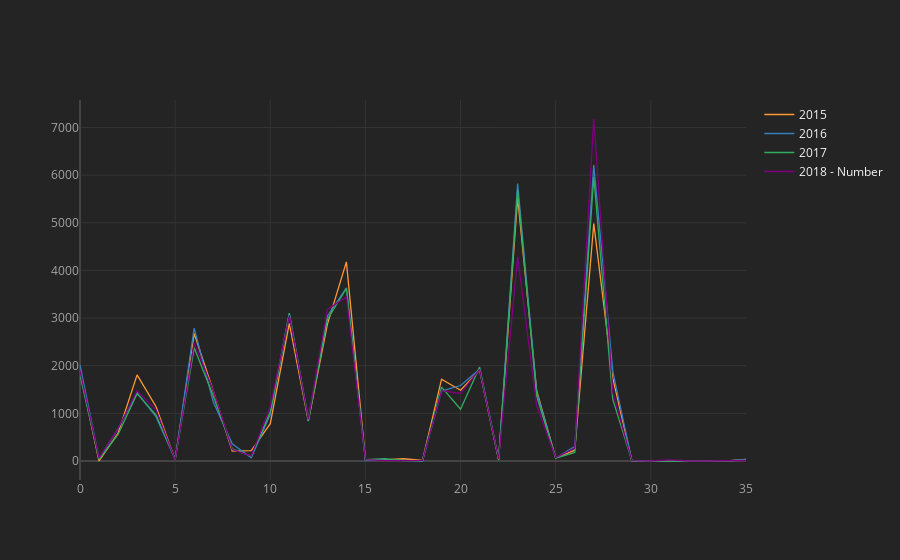

The code cell stored with this chart in its notebook:
### Code cell
df.drop("2018 - Rank",axis=1,inplace=True)
df[['2015','2016','2017','2018 - Number']].iplot()

### Figure 1 — Plotly figure (JSON) as saved in the notebook; plotly's stock layout.template omitted (floating-point values rounded to 4 significant figures)
{"data": [{"line": {"color": "rgba(255, 153, 51, 1.0)", "dash": "solid", "shape": "linear", "width": 1.3}, "mode": "lines", "name": "2015", "text": "", "type": "scatter", "x": [0, 1, 2, 3, 4, 5, 6, 7, 8, 9, 10, 11, 12, 13, 14, 15, 16, 17, 18, 19, 20, 21, 22, 23, 24, 25, 26, 27, 28, 29, 30, 31, 32, 33, 34, 35], "y": [1877, 0, 584, 1808, 1139, 23, 2675, 1475, 206, 217, 783, 2889, 841, 2868, 4179, 25, 21, 47, 11, 1718, 1484, 1908, 28, 5528, 1474, 64, 227, 4984, 1741, 5, 0, 0, 0, 0, 0, 34]}, {"line": {"color": "rgba(55, 128, 191, 1.0)", "dash": "solid", "shape": "linear", "width": 1.3}, "mode": "lines", "name": "2016", "text": "", "type": "scatter", "x": [0, 1, 2, 3, 4, 5, 6, 7, 8, 9, 10, 11, 12, 13, 14, 15, 16, 17, 18, 19, 20, 21, 22, 23, 24, 25, 26, 27, 28, 29, 30, 31, 32, 33, 34, 35], "y": [2017, 44, 681, 1436, 926, 35, 2788, 1243, 360, 70, 982, 3096, 885, 3040, 3636, 16, 22, 17, 0, 1467, 1584, 1928, 35, 5825, 1438, 61, 305, 6210, 1882, 1, 0, 0, 2, 0, 0, 35]}, {"line": {"color": "rgba(50, 171, 96, 1.0)", "dash": "solid", "shape": "linear", "width": 1.3}, "mode": "lines", "name": "2017", "text": "", "type": "scatter", "x": [0, 1, 2, 3, 4, 5, 6, 7, 8, 9, 10, 11, 12, 13, 14, 15, 16, 17, 18, 19, 20, 21, 22, 23, 24, 25, 26, 27, 28, 29, 30, 31, 32, 33, 34, 35], "y": [1812, 34, 557, 1414, 964, 45, 2376, 1369, 257, 102, 1035, 3102, 837, 2973, 3622, 29, 51, 15, 7, 1552, 1087, 1973, 27, 5691, 1357, 61, 179, 5962, 1294, 9, 0, 0, 0, 0, 0, 19]}, {"line": {"color": "rgba(128, 0, 128, 1.0)", "dash": "solid", "shape": "linear", "width": 1.3}, "mode": "lines", "name": "2018 - Number", "text": "", "type": "scatter", "x": [0, 1, 2, 3, 4, 5, 6, 7, 8, 9, 10, 11, 12, 13, 14, 15, 16, 17, 18, 19, 20, 21, 22, 23, 24, 25, 26, 27, 28, 29, 30, 31, 32, 33, 34, 35], "y": [1897, 58, 681, 1474, 1068, 25, 2477, 1486, 241, 108, 1139, 3058, 876, 3180, 3446, 30, 6, 14, 13, 1475, 1418, 1925, 45, 4285, 1165, 72, 266, 7179, 1435, 6, 0, 22, 0, 0, 0, 10]}], "layout": {"legend": {"bgcolor": "#242424", "font": {"color": "#F4F4F4"}}, "paper_bgcolor": "#242424", "plot_bgcolor": "#242424", "title": {"font": {"color": "#F4F4F4"}}, "xaxis": {"gridcolor": "#343434", "showgrid": true, "tickfont": {"color": "#A4A4A4"}, "title": {"font": {"color": "#A4A4A4"}, "text": ""}, "zerolinecolor": "#444444"}, "yaxis": {"gridcolor": "#343434", "showgrid": true, "tickfont": {"color": "#A4A4A4"}, "title": {"font": {"color": "#A4A4A4"}, "text": ""}, "zerolinecolor": "#444444"}}}
